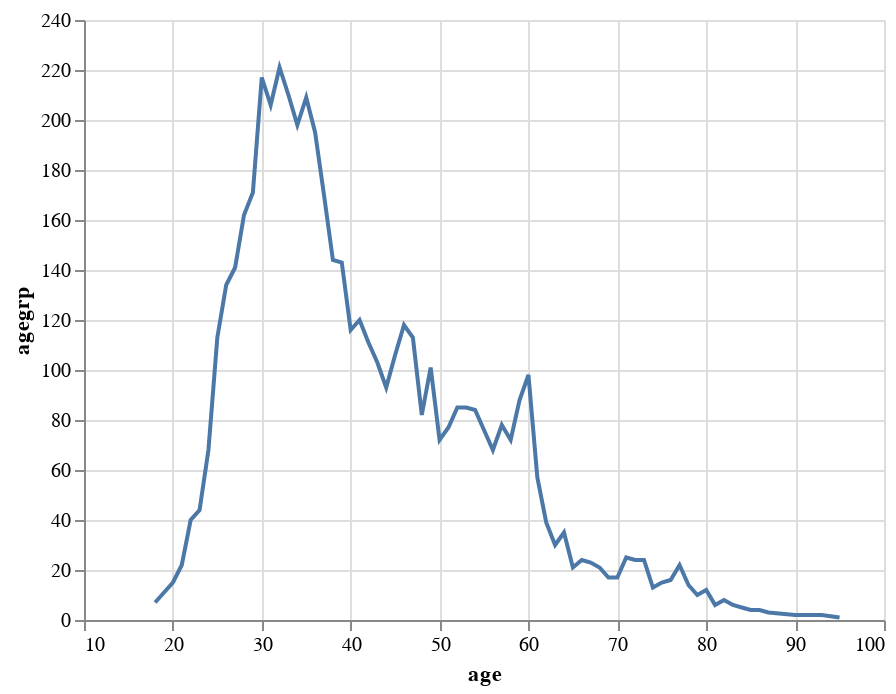

Notebook code for this chart:
### Code cell
alt.Chart(dfyes).mark_line().encode(x='age' , y='agegrp')

### Figure 1 — Vega-Lite specification as saved in the notebook (floating-point values rounded to 4 significant figures)
{"config": {"view": {"continuousWidth": 400, "continuousHeight": 300}}, "data": {"name": "data-6ffef09df38b640058f0f70d394258ab"}, "mark": "line", "encoding": {"x": {"type": "quantitative", "field": "age"}, "y": {"type": "quantitative", "field": "agegrp"}}, "$schema": "https://vega.github.io/schema/vega-lite/v4.8.1.json", "datasets": {"data-6ffef09df38b640058f0f70d394258ab": [{"age": 18, "agegrp": 7}, {"age": 19, "agegrp": 11}, {"age": 20, "agegrp": 15}, {"age": 21, "agegrp": 22}, {"age": 22, "agegrp": 40}, {"age": 23, "agegrp": 44}, {"age": 24, "agegrp": 68}, {"age": 25, "agegrp": 113}, {"age": 26, "agegrp": 134}, {"age": 27, "agegrp": 141}, {"age": 28, "agegrp": 162}, {"age": 29, "agegrp": 171}, {"age": 30, "agegrp": 217}, {"age": 31, "agegrp": 206}, {"age": 32, "agegrp": 221}, {"age": 33, "agegrp": 210}, {"age": 34, "agegrp": 198}, {"age": 35, "agegrp": 209}, {"age": 36, "agegrp": 195}, {"age": 37, "agegrp": 170}, {"age": 38, "agegrp": 144}, {"age": 39, "agegrp": 143}, {"age": 40, "agegrp": 116}, {"age": 41, "agegrp": 120}, {"age": 42, "agegrp": 111}, {"age": 43, "agegrp": 103}, {"age": 44, "agegrp": 93}, {"age": 45, "agegrp": 106}, {"age": 46, "agegrp": 118}, {"age": 47, "agegrp": 113}, {"age": 48, "agegrp": 82}, {"age": 49, "agegrp": 101}, {"age": 50, "agegrp": 72}, {"age": 51, "agegrp": 77}, {"age": 52, "agegrp": 85}, {"age": 53, "agegrp": 85}, {"age": 54, "agegrp": 84}, {"age": 55, "agegrp": 76}, {"age": 56, "agegrp": 68}, {"age": 57, "agegrp": 78}, {"age": 58, "agegrp": 72}, {"age": 59, "agegrp": 88}, {"age": 60, "agegrp": 98}, {"age": 61, "agegrp": 57}, {"age": 62, "agegrp": 39}, {"age": 63, "agegrp": 30}, {"age": 64, "agegrp": 35}, {"age": 65, "agegrp": 21}, {"age": 66, "agegrp": 24}, {"age": 67, "agegrp": 23}, {"age": 68, "agegrp": 21}, {"age": 69, "agegrp": 17}, {"age": 70, "agegrp": 17}, {"age": 71, "agegrp": 25}, {"age": 72, "agegrp": 24}, {"age": 73, "agegrp": 24}, {"age": 74, "agegrp": 13}, {"age": 75, "agegrp": 15}, {"age": 76, "agegrp": 16}, {"age": 77, "agegrp": 22}, {"age": 78, "agegrp": 14}, {"age": 79, "agegrp": 10}, {"age": 80, "agegrp": 12}, {"age": 81, "agegrp": 6}, {"age": 82, "agegrp": 8}, {"age": 83, "agegrp": 6}, {"age": 84, "agegrp": 5}, {"age": 85, "agegrp": 4}, {"age": 86, "agegrp": 4}, {"age": 87, "agegrp": 3}, {"age": 90, "agegrp": 2}, {"age": 92, "agegrp": 2}, {"age": 93, "agegrp": 2}, {"age": 95, "agegrp": 1}]}}
